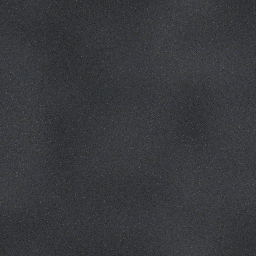
#> input picture tools/citymap/textures/ftc_asphalt.png, 256 x 256 px
$ python contact-sheet.py citymap/textures
#> lines starting #> are read from the running program, lines starting #| are printed output that depends on the picture
"""Tiles a folder of images into labelled sheets, so a whole race can be looked at as a few images.

    python tools/contact-sheet.py <folder> [--out <folder>] [--cols 4] [--rows 3] [--width 1920]

Every .bmp/.png in the folder, in name order, becomes a tile with its file name above it. Sheets are
written as sheet-01.png, sheet-02.png, ... into --out (default: the folder itself); their paths are
printed. A sheet is only as tall as the rows it uses.
"""
import argparse
import glob
import os

from PIL import Image, ImageDraw

LABEL = 24


def main():
    parser = argparse.ArgumentParser()
    parser.add_argument("folder")
    parser.add_argument("--out")
    parser.add_argument("--cols", type=int, default=4)
    parser.add_argument("--rows", type=int, default=3)
    parser.add_argument("--width", type=int, default=1920)
    args = parser.parse_args()
    out = args.out or args.folder
    os.makedirs(out, exist_ok=True)
    files = sorted(f for f in glob.glob(os.path.join(args.folder, "*")) if f.lower().endswith((".bmp", ".png"))
                   and not os.path.basename(f).startswith("sheet-"))
    per_sheet = args.cols * args.rows
    tile_w = args.width // args.cols
    for number, first in enumerate(range(0, len(files), per_sheet), 1):
        batch = files[first:first + per_sheet]
        images = [Image.open(f).convert("RGB") for f in batch]
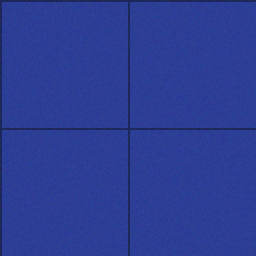
#> input picture tools/citymap/textures/ftc_bluepanel.png, 128 x 128 px (shown 2 times larger)
#> images = 2 items
        tile_h = max(round(tile_w * im.height / im.width) for im in images)
#> tile_h = 480
        rows = (len(batch) + args.cols - 1) // args.cols
        sheet = Image.new("RGB", (args.width, rows * (tile_h + LABEL)), (0, 0, 0))
#> sheet: PIL image 1920x504 RGB; every value is 0
        draw = ImageDraw.Draw(sheet)
        for i, (path, im) in enumerate(zip(batch, images)):
            x, y = (i % args.cols) * tile_w, (i // args.cols) * (tile_h + LABEL)
            h = round(tile_w * im.height / im.width)
            sheet.paste(im.resize((tile_w, h), Image.LANCZOS), (x, y + LABEL))
            draw.text((x + 4, y + 6), os.path.splitext(os.path.basename(path))[0], fill=(255, 255, 255))
#> this loop made 2 passes
#> (path, x, y, h) on passes 1 to 2: ('citymap/textures/ftc_asphalt.png', 0, 0, 480), ('citymap/textures/ftc_bluepanel.png', 480, 0, 480)
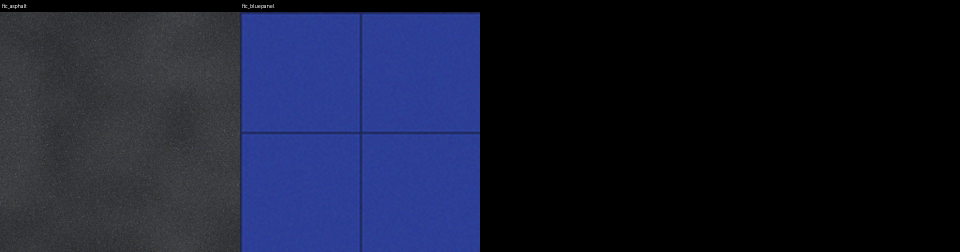
#> sheet: PIL image 1920x504 RGB (shown at 1/2 size); mean R, G, B 23.8, 28.3, 49.7
        target = os.path.join(out, "sheet-%02d.png" % number)
        sheet.save(target)
        print(target)
#| citymap/textures/sheet-01.png


main()
